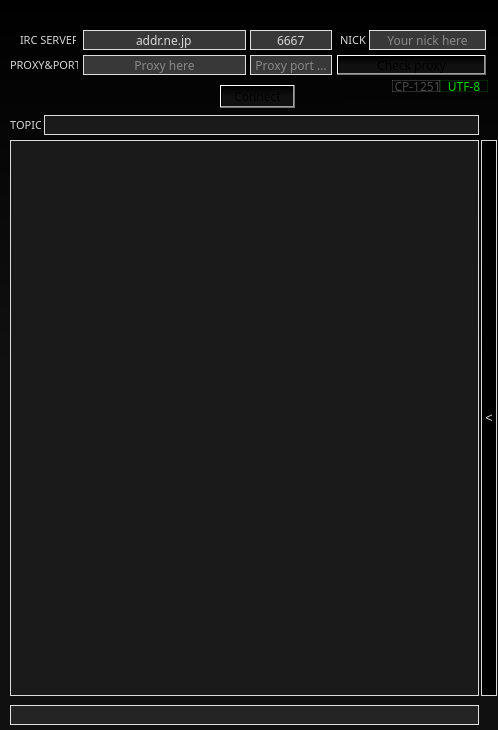
   <widget class="QWidget" name="widgetIRC" native="true">
    <property name="geometry">
     <rect>
      <x>500</x>
      <y>44</y>
      <width>498</width>
      <height>730</height>
     </rect>
    </property>
    <property name="palette">
     <palette>
      <active>
       <colorrole role="Button">
        <brush brushstyle="LinearGradientPattern">
         <gradient startx="0.541000000000000" starty="0.500364000000000" endx="0.540000000000000" endy="0.000000000000000" type="LinearGradient" spread="PadSpread" coordinatemode="ObjectBoundingMode">
          <gradientstop position="0.000000000000000">
           <color alpha="255">
            <red>16</red>
            <green>16</green>
            <blue>16</blue>
           </color>
          </gradientstop>
          <gradientstop position="1.000000000000000">
           <color alpha="255">
            <red>0</red>
            <green>0</green>
            <blue>0</blue>
           </color>
          </gradientstop>
         </gradient>
        </brush>
       </colorrole>
       <colorrole role="Base">
        <brush brushstyle="LinearGradientPattern">
         <gradient startx="0.541000000000000" starty="0.500364000000000" endx="0.540000000000000" endy="0.000000000000000" type="LinearGradient" spread="PadSpread" coordinatemode="ObjectBoundingMode">
          <gradientstop position="0.000000000000000">
           <color alpha="255">
            <red>16</red>
            <green>16</green>
            <blue>16</blue>
           </color>
          </gradientstop>
          <gradientstop position="1.000000000000000">
           <color alpha="255">
            <red>0</red>
            <green>0</green>
            <blue>0</blue>
           </color>
          </gradientstop>
         </gradient>
        </brush>
       </colorrole>
       <colorrole role="Window">
        <brush brushstyle="LinearGradientPattern">
         <gradient startx="0.541000000000000" starty="0.500364000000000" endx="0.540000000000000" endy="0.000000000000000" type="LinearGradient" spread="PadSpread" coordinatemode="ObjectBoundingMode">
          <gradientstop position="0.000000000000000">
           <color alpha="255">
            <red>16</red>
            <green>16</green>
            <blue>16</blue>
           </color>
          </gradientstop>
          <gradientstop position="1.000000000000000">
           <color alpha="255">
            <red>0</red>
            <green>0</green>
            <blue>0</blue>
           </color>
          </gradientstop>
         </gradient>
        </brush>
       </colorrole>
      </active>
      <inactive>
       <colorrole role="Button">
        <brush brushstyle="LinearGradientPattern">
         <gradient startx="0.541000000000000" starty="0.500364000000000" endx="0.540000000000000" endy="0.000000000000000" type="LinearGradient" spread="PadSpread" coordinatemode="ObjectBoundingMode">
          <gradientstop position="0.000000000000000">
           <color alpha="255">
            <red>16</red>
            <green>16</green>
            <blue>16</blue>
           </color>
          </gradientstop>
          <gradientstop position="1.000000000000000">
           <color alpha="255">
            <red>0</red>
            <green>0</green>
            <blue>0</blue>
           </color>
          </gradientstop>
         </gradient>
        </brush>
       </colorrole>
       <colorrole role="Base">
        <brush brushstyle="LinearGradientPattern">
         <gradient startx="0.541000000000000" starty="0.500364000000000" endx="0.540000000000000" endy="0.000000000000000" type="LinearGradient" spread="PadSpread" coordinatemode="ObjectBoundingMode">
          <gradientstop position="0.000000000000000">
           <color alpha="255">
            <red>16</red>
            <green>16</green>
            <blue>16</blue>
           </color>
          </gradientstop>
          <gradientstop position="1.000000000000000">
           <color alpha="255">
            <red>0</red>
            <green>0</green>
            <blue>0</blue>
           </color>
          </gradientstop>
         </gradient>
        </brush>
       </colorrole>
       <colorrole role="Window">
        <brush brushstyle="LinearGradientPattern">
         <gradient startx="0.541000000000000" starty="0.500364000000000" endx="0.540000000000000" endy="0.000000000000000" type="LinearGradient" spread="PadSpread" coordinatemode="ObjectBoundingMode">
          <gradientstop position="0.000000000000000">
           <color alpha="255">
            <red>16</red>
            <green>16</green>
            <blue>16</blue>
           </color>
          </gradientstop>
          <gradientstop position="1.000000000000000">
           <color alpha="255">
            <red>0</red>
            <green>0</green>
            <blue>0</blue>
           </color>
          </gradientstop>
         </gradient>
        </brush>
       </colorrole>
      </inactive>
      <disabled>
       <colorrole role="Button">
        <brush brushstyle="LinearGradientPattern">
         <gradient startx="0.541000000000000" starty="0.500364000000000" endx="0.540000000000000" endy="0.000000000000000" type="LinearGradient" spread="PadSpread" coordinatemode="ObjectBoundingMode">
          <gradientstop position="0.000000000000000">
           <color alpha="255">
            <red>16</red>
            <green>16</green>
            <blue>16</blue>
           </color>
          </gradientstop>
          <gradientstop position="1.000000000000000">
           <color alpha="255">
            <red>0</red>
            <green>0</green>
            <blue>0</blue>
           </color>
          </gradientstop>
         </gradient>
        </brush>
       </colorrole>
       <colorrole role="Base">
        <brush brushstyle="LinearGradientPattern">
         <gradient startx="0.541000000000000" starty="0.500364000000000" endx="0.540000000000000" endy="0.000000000000000" type="LinearGradient" spread="PadSpread" coordinatemode="ObjectBoundingMode">
          <gradientstop position="0.000000000000000">
           <color alpha="255">
            <red>16</red>
            <green>16</green>
            <blue>16</blue>
           </color>
          </gradientstop>
          <gradientstop position="1.000000000000000">
           <color alpha="255">
            <red>0</red>
            <green>0</green>
            <blue>0</blue>
           </color>
          </gradientstop>
         </gradient>
        </brush>
       </colorrole>
       <colorrole role="Window">
        <brush brushstyle="LinearGradientPattern">
         <gradient startx="0.541000000000000" starty="0.500364000000000" endx="0.540000000000000" endy="0.000000000000000" type="LinearGradient" spread="PadSpread" coordinatemode="ObjectBoundingMode">
          <gradientstop position="0.000000000000000">
           <color alpha="255">
            <red>16</red>
            <green>16</green>
            <blue>16</blue>
           </color>
          </gradientstop>
          <gradientstop position="1.000000000000000">
           <color alpha="255">
            <red>0</red>
            <green>0</green>
            <blue>0</blue>
           </color>
          </gradientstop>
         </gradient>
        </brush>
       </colorrole>
      </disabled>
     </palette>
    </property>
    <property name="styleSheet">
     <string notr="true">background-color:qlineargradient(spread:pad, x1:0.541, y1:0.500364, x2:0.54, y2:0, stop:0 rgba(16, 16, 16, 255), stop:1 rgba(0, 0, 0, 255));</string>
    </property>
    <widget class="QLineEdit" name="ircServerBox">
     <property name="geometry">
      <rect>
       <x>83</x>
       <y>30</y>
       <width>163</width>
       <height>20</height>
      </rect>
     </property>
     <property name="font">
      <font>
       <family>Eurostile</family>
      </font>
     </property>
     <property name="styleSheet">
      <string notr="true">color: rgb(216, 216, 216);background-color: rgb(56, 56, 56);border:1px solid rgb(221, 221, 221);</string>
     </property>
     <property name="text">
      <string>addr.ne.jp</string>
     </property>
     <property name="maxLength">
      <number>128</number>
     </property>
     <property name="alignment">
      <set>Qt::AlignCenter</set>
     </property>
     <property name="placeholderText">
      <string>IRC server here</string>
     </property>
    </widget>
    <widget class="QLineEdit" name="shoutBox">
     <property name="geometry">
      <rect>
       <x>10</x>
       <y>705</y>
       <width>469</width>
       <height>20</height>
      </rect>
     </property>
     <property name="font">
      <font>
       <family>Eurostile</family>
      </font>
     </property>
     <property name="toolTip">
      <string/>
     </property>
     <property name="styleSheet">
      <string notr="true">color:rgb(124, 124, 124);background-color: rgb(36, 36, 36);border:1px solid rgb(226, 226, 226);</string>
     </property>
     <property name="text">
      <string/>
     </property>
     <property name="maxLength">
      <number>256</number>
     </property>
     <property name="alignment">
      <set>Qt::AlignLeading|Qt::AlignLeft|Qt::AlignVCenter</set>
     </property>
     <property name="placeholderText">
      <string/>
     </property>
    </widget>
    <widget class="QLineEdit" name="serverPortBox">
     <property name="geometry">
      <rect>
       <x>250</x>
       <y>30</y>
       <width>82</width>
       <height>20</height>
      </rect>
     </property>
     <property name="font">
      <font>
       <family>Eurostile</family>
      </font>
     </property>
     <property name="styleSheet">
      <string notr="true">color: rgb(216, 216, 216);background-color: rgb(56, 56, 56);border:1px solid rgb(221, 221, 221);</string>
     </property>
     <property name="text">
      <string>6667</string>
     </property>
     <property name="maxLength">
      <number>5</number>
     </property>
     <property name="alignment">
      <set>Qt::AlignCenter</set>
     </property>
     <property name="placeholderText">
      <string>IRC port here</string>
     </property>
    </widget>
    <widget class="QLineEdit" name="ircNickBox">
     <property name="geometry">
      <rect>
       <x>369</x>
       <y>30</y>
       <width>117</width>
       <height>20</height>
      </rect>
     </property>
     <property name="font">
      <font>
       <family>Eurostile</family>
      </font>
     </property>
     <property name="styleSheet">
      <string notr="true">color: rgb(216, 216, 216);background-color: rgb(56, 56, 56);border:1px solid rgb(221, 221, 221);</string>
     </property>
     <property name="text">
      <string/>
     </property>
     <property name="maxLength">
      <number>16</number>
     </property>
     <property name="alignment">
      <set>Qt::AlignCenter</set>
     </property>
     <property name="placeholderText">
      <string>Your nick here</string>
     </property>
    </widget>
    <widget class="QPushButton" name="IRCConnectBut">
     <property name="geometry">
      <rect>
       <x>220</x>
       <y>85</y>
       <width>75</width>
       <height>23</height>
      </rect>
     </property>
     <property name="font">
      <font>
       <family>Eurostile</family>
      </font>
     </property>
     <property name="styleSheet">
      <string notr="true"/>
     </property>
     <property name="text">
      <string>Connect</string>
     </property>
    </widget>
    <widget class="QTextBrowser" name="ircText">
     <property name="geometry">
      <rect>
       <x>10</x>
       <y>140</y>
       <width>469</width>
       <height>556</height>
      </rect>
     </property>
     <property name="font">
      <font>
       <family>Eurostile</family>
      </font>
     </property>
     <property name="styleSheet">
      <string notr="true">color: #AFAFAF;background-color: rgb(26, 26,26);border:1px solid rgb(221, 221, 221);</string>
     </property>
     <property name="locale">
      <locale language="Chinese" country="China"/>
     </property>
     <property name="frameShape">
      <enum>QFrame::NoFrame</enum>
     </property>
     <property name="frameShadow">
      <enum>QFrame::Plain</enum>
     </property>
     <property name="undoRedoEnabled">
      <bool>false</bool>
     </property>
     <property name="readOnly">
      <bool>true</bool>
     </property>
     <property name="html">
      <string>&lt;!DOCTYPE HTML PUBLIC &quot;-//W3C//DTD HTML 4.0//EN&quot; &quot;http://www.w3.org/TR/REC-html40/strict.dtd&quot;&gt;
&lt;html&gt;&lt;head&gt;&lt;meta name=&quot;qrichtext&quot; content=&quot;1&quot; /&gt;&lt;style type=&quot;text/css&quot;&gt;
p, li { white-space: pre-wrap; }
&lt;/style&gt;&lt;/head&gt;&lt;body style=&quot; font-family:'Eurostile'; font-size:11pt; font-weight:400; font-style:normal;&quot;&gt;
&lt;p style=&quot;-qt-paragraph-type:empty; margin-top:0px; margin-bottom:0px; margin-left:0px; margin-right:0px; -qt-block-indent:0; text-indent:0px; font-size:8pt;&quot;&gt;&lt;br /&gt;&lt;/p&gt;&lt;/body&gt;&lt;/html&gt;</string>
     </property>
     <property name="acceptRichText">
      <bool>true</bool>
     </property>
     <property name="cursorWidth">
      <number>5</number>
     </property>
     <property name="textInteractionFlags">
      <set>Qt::TextBrowserInteraction</set>
     </property>
     <property name="openExternalLinks">
      <bool>true</bool>
     </property>
     <property name="openLinks">
      <bool>false</bool>
     </property>
    </widget>
    <widget class="QLineEdit" name="ircProxy">
     <property name="geometry">
      <rect>
       <x>83</x>
       <y>55</y>
       <width>163</width>
       <height>20</height>
      </rect>
     </property>
     <property name="font">
      <font>
       <family>Eurostile</family>
      </font>
     </property>
     <property name="styleSheet">
      <string notr="true">color: rgb(216, 216, 216);background-color: rgb(56, 56, 56);border:1px solid rgb(221, 221, 221);</string>
     </property>
     <property name="text">
      <string/>
     </property>
     <property name="maxLength">
      <number>128</number>
     </property>
     <property name="alignment">
      <set>Qt::AlignCenter</set>
     </property>
     <property name="placeholderText">
      <string>Proxy here</string>
     </property>
    </widget>
    <widget class="QLineEdit" name="ircProxyPort">
     <property name="geometry">
      <rect>
       <x>250</x>
       <y>55</y>
       <width>82</width>
       <height>20</height>
      </rect>
     </property>
     <property name="font">
      <font>
       <family>Eurostile</family>
      </font>
     </property>
     <property name="styleSheet">
      <string notr="true">color: rgb(216, 216, 216);background-color: rgb(56, 56, 56);border:1px solid rgb(221, 221, 221);</string>
     </property>
     <property name="text">
      <string/>
     </property>
     <property name="maxLength">
      <number>5</number>
     </property>
     <property name="alignment">
      <set>Qt::AlignCenter</set>
     </property>
     <property name="placeholderText">
      <string>Proxy port here</string>
     </property>
    </widget>
    <widget class="QPushButton" name="IRCCheckProxyBut">
     <property name="geometry">
      <rect>
       <x>337</x>
       <y>55</y>
       <width>149</width>
       <height>20</height>
      </rect>
     </property>
     <property name="font">
      <font>
       <family>Eurostile</family>
      </font>
     </property>
     <property name="styleSheet">
      <string notr="true"/>
     </property>
     <property name="text">
      <string>Check proxy</string>
     </property>
    </widget>
    <widget class="QTextBrowser" name="ircRaw">
     <property name="geometry">
      <rect>
       <x>10</x>
       <y>140</y>
       <width>469</width>
       <height>556</height>
      </rect>
     </property>
     <property name="font">
      <font>
       <family>Eurostile</family>
      </font>
     </property>
     <property name="styleSheet">
      <string notr="true">background-color: rgb(26, 26,26);border:1px solid rgb(221, 221, 221);color:rgb(125, 125, 125);</string>
     </property>
     <property name="locale">
      <locale language="Chinese" country="China"/>
     </property>
     <property name="frameShape">
      <enum>QFrame::NoFrame</enum>
     </property>
     <property name="frameShadow">
      <enum>QFrame::Plain</enum>
     </property>
     <property name="undoRedoEnabled">
      <bool>false</bool>
     </property>
     <property name="readOnly">
      <bool>true</bool>
     </property>
     <property name="html">
      <string>&lt;!DOCTYPE HTML PUBLIC &quot;-//W3C//DTD HTML 4.0//EN&quot; &quot;http://www.w3.org/TR/REC-html40/strict.dtd&quot;&gt;
&lt;html&gt;&lt;head&gt;&lt;meta name=&quot;qrichtext&quot; content=&quot;1&quot; /&gt;&lt;style type=&quot;text/css&quot;&gt;
p, li { white-space: pre-wrap; }
&lt;/style&gt;&lt;/head&gt;&lt;body style=&quot; font-family:'Eurostile'; font-size:11pt; font-weight:400; font-style:normal;&quot;&gt;
&lt;p style=&quot;-qt-paragraph-type:empty; margin-top:2px; margin-bottom:2px; margin-left:0px; margin-right:0px; -qt-block-indent:0; text-indent:0px; font-size:8pt;&quot;&gt;&lt;br /&gt;&lt;/p&gt;&lt;/body&gt;&lt;/html&gt;</string>
     </property>
     <property name="acceptRichText">
      <bool>true</bool>
     </property>
     <property name="cursorWidth">
      <number>5</number>
     </property>
     <property name="textInteractionFlags">
      <set>Qt::TextBrowserInteraction</set>
     </property>
     <property name="openExternalLinks">
      <bool>true</bool>
     </property>
     <property name="openLinks">
      <bool>false</bool>
     </property>
    </widget>
    <widget class="QPushButton" name="nickShowBut">
     <property name="geometry">
      <rect>
       <x>481</x>
       <y>140</y>
       <width>16</width>
       <height>556</height>
      </rect>
     </property>
     <property name="toolTip">
      <string>Stalkers online</string>
     </property>
     <property name="whatsThis">
      <string>Stalkers online</string>
     </property>
     <property name="styleSheet">
      <string notr="true">border: 1px solid rgb(216, 216, 216);
color: rgb(216, 216, 216);
background-color: #000000;</string>
     </property>
     <property name="text">
      <string notr="true">&lt;</string>
     </property>
    </widget>
    <widget class="QListWidget" name="nickList">
     <property name="geometry">
      <rect>
       <x>329</x>
       <y>145</y>
       <width>147</width>
       <height>0</height>
      </rect>
     </property>
     <property name="styleSheet">
      <string notr="true">background-color: rgba(0, 0, 0, 0.5);
color: rgb(212, 212, 212);</string>
     </property>
     <property name="frameShape">
      <enum>QFrame::Panel</enum>
     </property>
     <property name="frameShadow">
      <enum>QFrame::Plain</enum>
     </property>
     <property name="resizeMode">
      <enum>QListView::Adjust</enum>
     </property>
     <property name="sortingEnabled">
      <bool>true</bool>
     </property>
    </widget>
    <widget class="QLineEdit" name="topicLine">
     <property name="geometry">
      <rect>
       <x>44</x>
       <y>115</y>
       <width>435</width>
       <height>20</height>
      </rect>
     </property>
     <property name="font">
      <font>
       <pointsize>7</pointsize>
      </font>
     </property>
     <property name="styleSheet">
      <string notr="true">background-color: rgb(26, 26,26);border:1px solid rgb(221, 221, 221);color:orange;</string>
     </property>
     <property name="text">
      <string/>
     </property>
     <property name="maxLength">
      <number>256</number>
     </property>
    </widget>
    <widget class="QPushButton" name="IRCUTFMode">
     <property name="geometry">
      <rect>
       <x>440</x>
       <y>80</y>
       <width>48</width>
       <height>12</height>
      </rect>
     </property>
     <property name="font">
      <font>
       <family>Eurostile</family>
      </font>
     </property>
     <property name="toolTip">
      <string>Codepage</string>
     </property>
     <property name="whatsThis">
      <string>Codepage</string>
     </property>
     <property name="styleSheet">
      <string notr="true">background-color: rgba(2, 2, 2, 0);border: 1px solid rgba(0, 214, 0, 40);
color: rgb(0, 214, 0);</string>
     </property>
     <property name="text">
      <string>UTF-8</string>
     </property>
    </widget>
    <widget class="QPushButton" name="IRCCP1251Mode">
     <property name="geometry">
      <rect>
       <x>392</x>
       <y>80</y>
       <width>48</width>
       <height>12</height>
      </rect>
     </property>
     <property name="font">
      <font>
       <family>Eurostile</family>
      </font>
     </property>
     <property name="toolTip">
      <string>Codepage</string>
     </property>
     <property name="whatsThis">
      <string>Codepage</string>
     </property>
     <property name="styleSheet">
      <string notr="true">background-color: rgba(2, 2, 2, 0);border: 1px solid rgba(255, 255, 255, 40);
color: rgb(71, 71, 71);</string>
     </property>
     <property name="text">
      <string> CP-1251</string>
     </property>
    </widget>
    <widget class="QLabel" name="labelIPRange_2">
     <property name="geometry">
      <rect>
       <x>20</x>
       <y>30</y>
       <width>56</width>
       <height>20</height>
      </rect>
     </property>
     <property name="font">
      <font>
       <family>Eurostile</family>
       <pointsize>8</pointsize>
       <weight>50</weight>
       <italic>false</italic>
       <bold>false</bold>
       <kerning>false</kerning>
      </font>
     </property>
     <property name="styleSheet">
      <string notr="true">color: rgb(216, 216, 216);background-color: rgba(2, 2, 2, 0);</string>
     </property>
     <property name="text">
      <string>IRC SERVER</string>
     </property>
    </widget>
    <widget class="QLabel" name="labelIPRange_3">
     <property name="geometry">
      <rect>
       <x>10</x>
       <y>55</y>
       <width>68</width>
       <height>20</height>
      </rect>
     </property>
     <property name="font">
      <font>
       <family>Eurostile</family>
       <pointsize>8</pointsize>
       <weight>50</weight>
       <italic>false</italic>
       <bold>false</bold>
       <kerning>false</kerning>
      </font>
     </property>
     <property name="styleSheet">
      <string notr="true">color: rgb(216, 216, 216);background-color: rgba(2, 2, 2, 0);</string>
     </property>
     <property name="text">
      <string>PROXY&amp;PORT</string>
     </property>
    </widget>
    <widget class="QLabel" name="labelIPRange_4">
     <property name="geometry">
      <rect>
       <x>340</x>
       <y>30</y>
       <width>27</width>
       <height>20</height>
      </rect>
     </property>
     <property name="font">
      <font>
       <family>Eurostile</family>
       <pointsize>8</pointsize>
       <weight>50</weight>
       <italic>false</italic>
       <bold>false</bold>
       <kerning>false</kerning>
      </font>
     </property>
     <property name="styleSheet">
      <string notr="true">color: rgb(216, 216, 216);background-color: rgba(2, 2, 2, 0);</string>
     </property>
     <property name="text">
      <string>NICK</string>
     </property>
    </widget>
    <widget class="QLabel" name="labelIPRange_5">
     <property name="geometry">
      <rect>
       <x>10</x>
       <y>115</y>
       <width>31</width>
       <height>20</height>
      </rect>
     </property>
     <property name="font">
      <font>
       <family>Eurostile</family>
       <pointsize>8</pointsize>
       <weight>50</weight>
       <italic>false</italic>
       <bold>false</bold>
       <kerning>false</kerning>
      </font>
     </property>
     <property name="styleSheet">
      <string notr="true">color: rgb(216, 216, 216);background-color: rgba(2, 2, 2, 0);</string>
     </property>
     <property name="text">
      <string>TOPIC</string>
     </property>
    </widget>
    <zorder>nickList</zorder>
    <zorder>ircRaw</zorder>
    <zorder>ircServerBox</zorder>
    <zorder>shoutBox</zorder>
    <zorder>serverPortBox</zorder>
    <zorder>ircNickBox</zorder>
    <zorder>IRCConnectBut</zorder>
    <zorder>ircText</zorder>
    <zorder>ircProxy</zorder>
    <zorder>ircProxyPort</zorder>
    <zorder>IRCCheckProxyBut</zorder>
    <zorder>nickShowBut</zorder>
    <zorder>topicLine</zorder>
    <zorder>IRCUTFMode</zorder>
    <zorder>IRCCP1251Mode</zorder>
    <zorder>labelIPRange_2</zorder>
    <zorder>labelIPRange_3</zorder>
    <zorder>labelIPRange_4</zorder>
    <zorder>labelIPRange_5</zorder>
   </widget>
